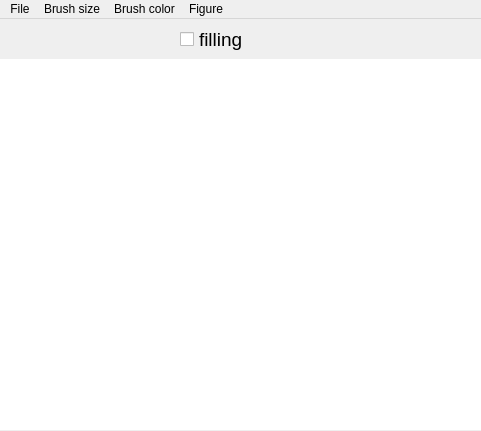
<?xml version="1.0" encoding="UTF-8"?>
<ui version="4.0">
 <class>MainWindow</class>
 <widget class="QMainWindow" name="MainWindow">
  <property name="geometry">
   <rect>
    <x>0</x>
    <y>0</y>
    <width>481</width>
    <height>431</height>
   </rect>
  </property>
  <property name="minimumSize">
   <size>
    <width>0</width>
    <height>0</height>
   </size>
  </property>
  <property name="maximumSize">
   <size>
    <width>800</width>
    <height>600</height>
   </size>
  </property>
  <property name="windowTitle">
   <string>Paint</string>
  </property>
  <widget class="QWidget" name="centralwidget">
   <widget class="QLabel" name="canvas">
    <property name="geometry">
     <rect>
      <x>0</x>
      <y>40</y>
      <width>481</width>
      <height>371</height>
     </rect>
    </property>
    <property name="styleSheet">
     <string notr="true">background: rgb(255, 255, 255);</string>
    </property>
    <property name="text">
     <string/>
    </property>
   </widget>
   <widget class="QCheckBox" name="fill_objects">
    <property name="geometry">
     <rect>
      <x>180</x>
      <y>0</y>
      <width>70</width>
      <height>41</height>
     </rect>
    </property>
    <property name="font">
     <font>
      <pointsize>14</pointsize>
     </font>
    </property>
    <property name="text">
     <string>filling</string>
    </property>
   </widget>
  </widget>
  <widget class="QMenuBar" name="menubar">
   <property name="geometry">
    <rect>
     <x>0</x>
     <y>0</y>
     <width>481</width>
     <height>21</height>
    </rect>
   </property>
   <widget class="QMenu" name="file">
    <property name="title">
     <string>File</string>
    </property>
    <addaction name="save"/>
    <addaction name="clear"/>
   </widget>
   <widget class="QMenu" name="brush_size">
    <property name="title">
     <string>Brush size</string>
    </property>
    <addaction name="five_px"/>
    <addaction name="twelve_px"/>
    <addaction name="twenty_px"/>
    <addaction name="twenty_five_px"/>
   </widget>
   <widget class="QMenu" name="brush_color">
    <property name="title">
     <string>Brush color</string>
    </property>
    <addaction name="black_color"/>
    <addaction name="green_color"/>
    <addaction name="yellow_color"/>
    <addaction name="blue_color"/>
   </widget>
   <widget class="QMenu" name="menu_figure">
    <property name="title">
     <string>Figure</string>
    </property>
    <addaction name="square_figure"/>
    <addaction name="cyrcle_figure"/>
    <addaction name="line"/>
    <addaction name="pen"/>
   </widget>
   <addaction name="file"/>
   <addaction name="brush_size"/>
   <addaction name="brush_color"/>
   <addaction name="menu_figure"/>
  </widget>
  <action name="save">
   <property name="text">
    <string>Save</string>
   </property>
  </action>
  <action name="actionclear_screen">
   <property name="text">
    <string>clear screen</string>
   </property>
  </action>
  <action name="five_px">
   <property name="text">
    <string>5px</string>
   </property>
  </action>
  <action name="twelve_px">
   <property name="text">
    <string>12px</string>
   </property>
  </action>
  <action name="twenty_px">
   <property name="text">
    <string>20px</string>
   </property>
  </action>
  <action name="twenty_five_px">
   <property name="text">
    <string>25px</string>
   </property>
  </action>
  <action name="black_color">
   <property name="text">
    <string>Black</string>
   </property>
  </action>
  <action name="green_color">
   <property name="text">
    <string>Green</string>
   </property>
  </action>
  <action name="yellow_color">
   <property name="text">
    <string>Yellow</string>
   </property>
  </action>
  <action name="blue_color">
   <property name="text">
    <string>Blue</string>
   </property>
  </action>
  <action name="actionChose">
   <property name="text">
    <string>Chose</string>
   </property>
  </action>
  <action name="square_figure">
   <property name="text">
    <string>Square □</string>
   </property>
  </action>
  <action name="cyrcle_figure">
   <property name="text">
    <string>Cyrcle o</string>
   </property>
  </action>
  <action name="line">
   <property name="text">
    <string>Line /</string>
   </property>
  </action>
  <action name="clear">
   <property name="text">
    <string>Clear</string>
   </property>
  </action>
  <action name="pen">
   <property name="text">
    <string>Pen</string>
   </property>
  </action>
 </widget>
 <resources/>
 <connections/>
</ui>
